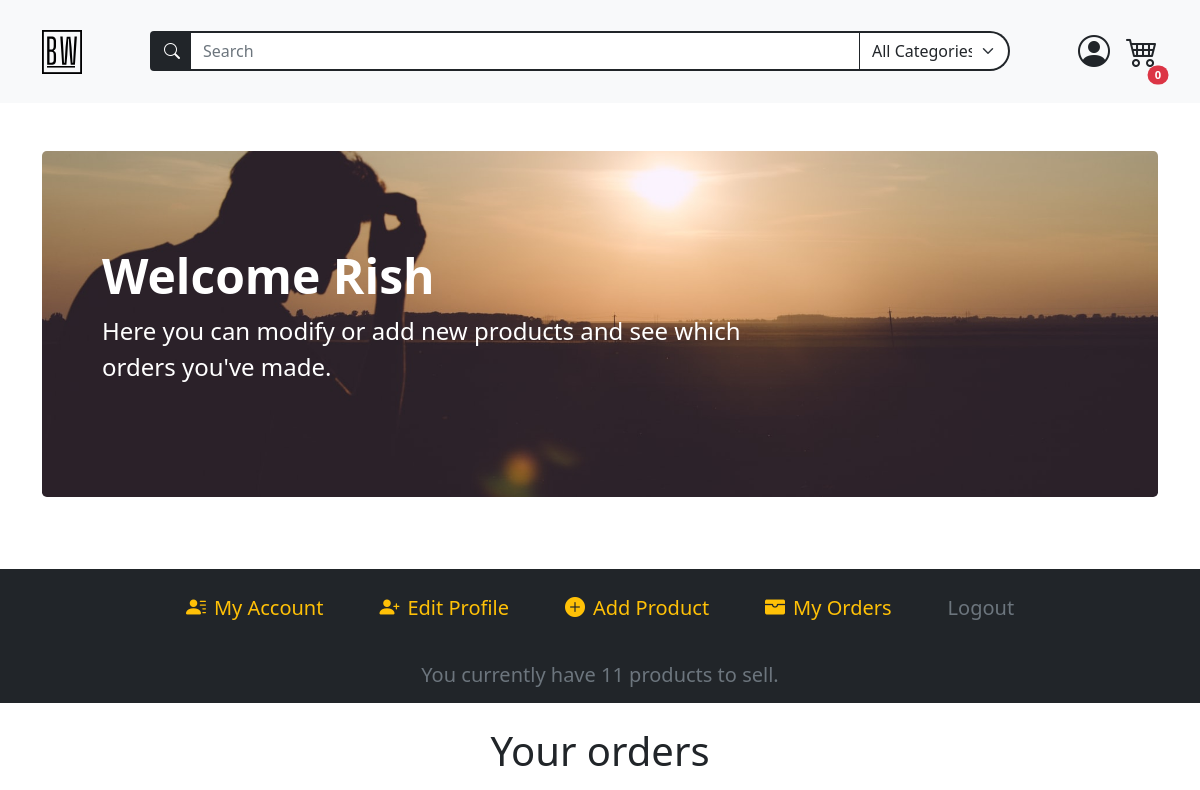
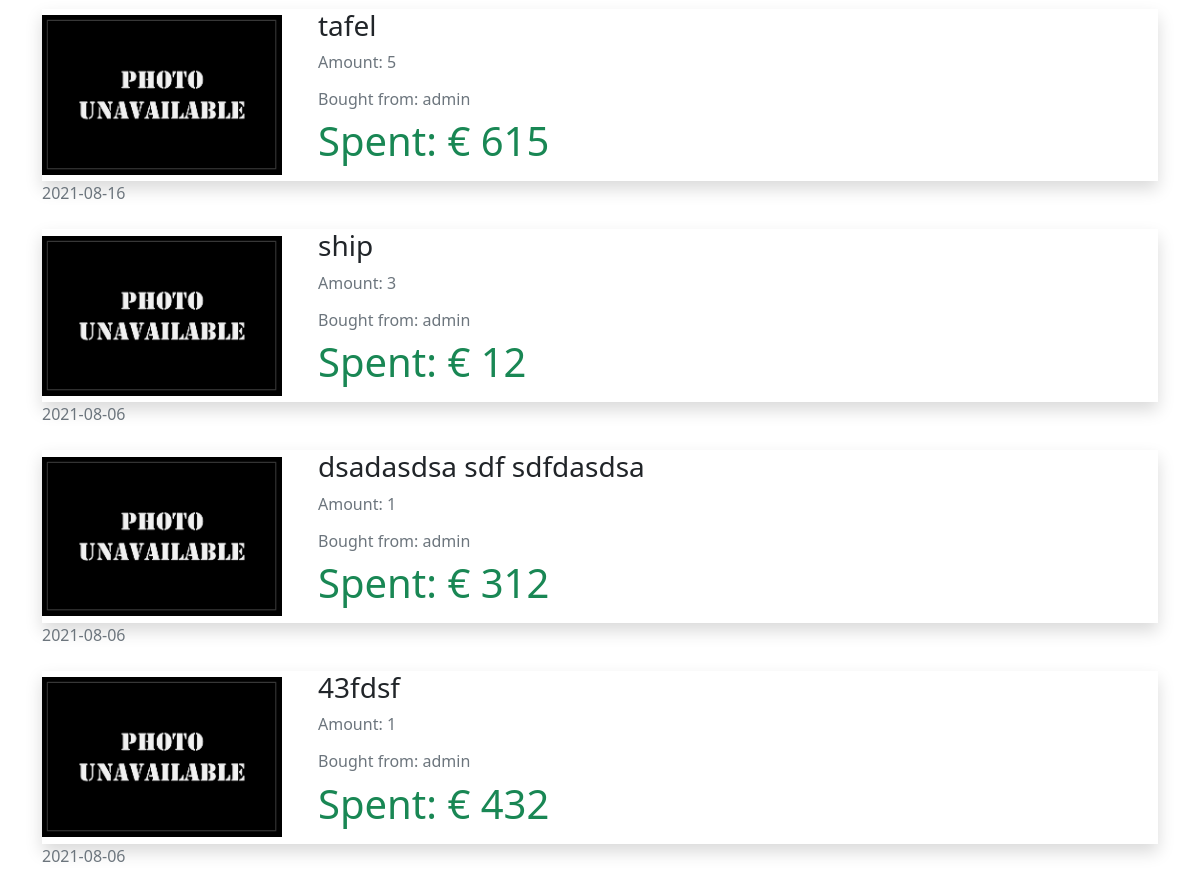
Before: /account/transactions (signed in, upper part) with the older database file (2 pictures, top to bottom).
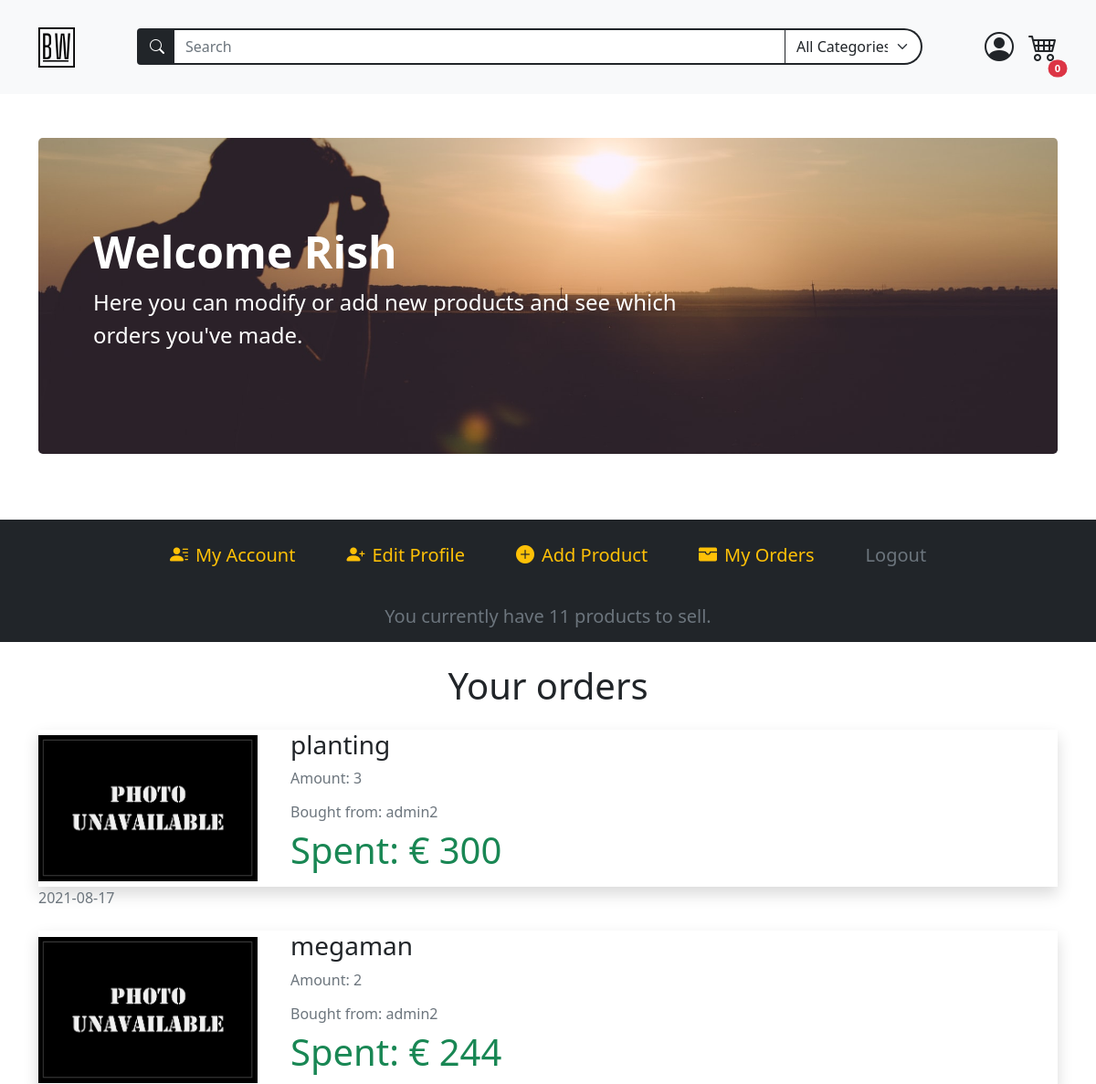
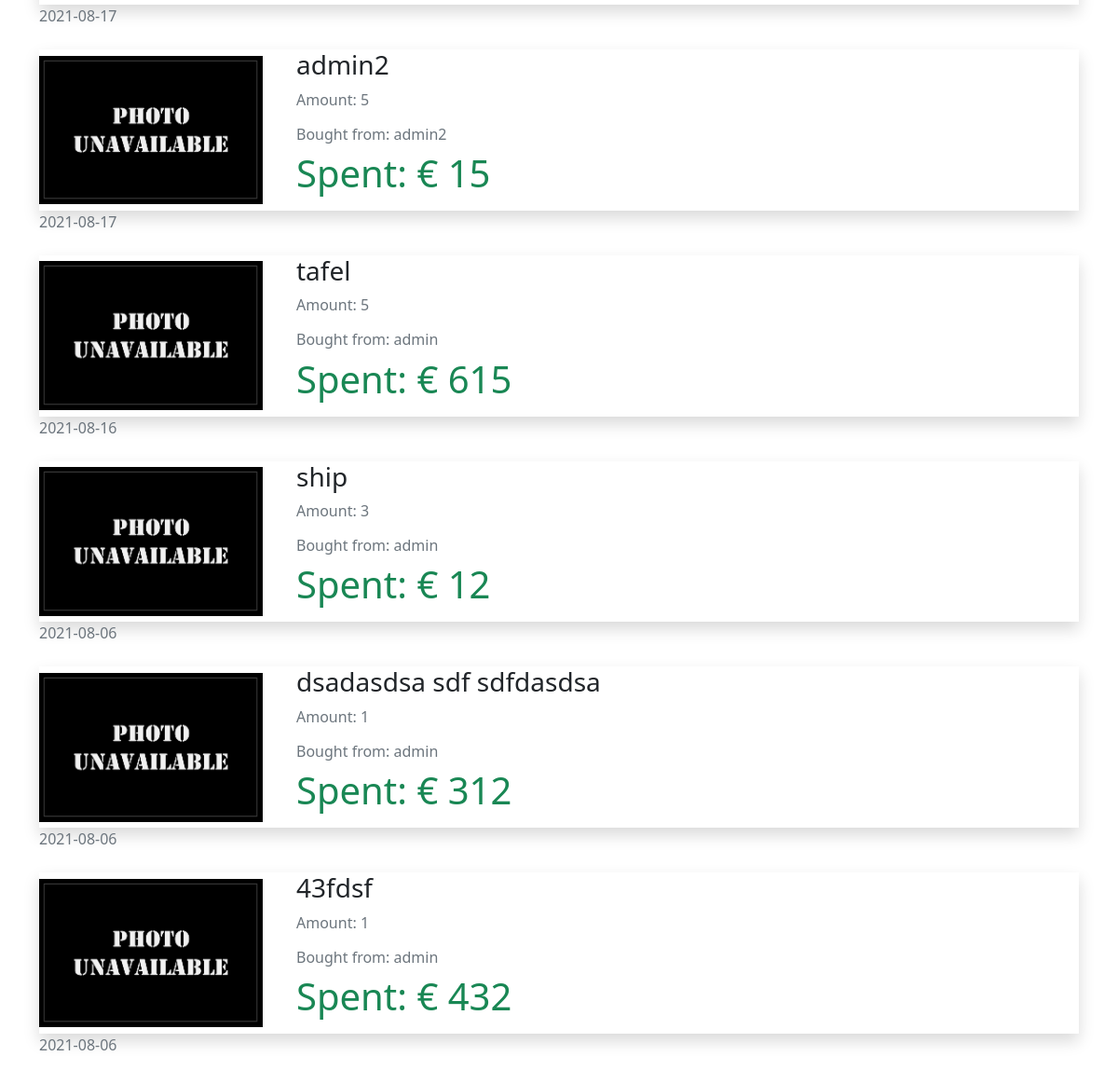
After: the same page with the newer database file (2 pictures, top to bottom).
### models.py (models this page shows)
class BaseModel(db_wrapper.Model):
    class Meta:
        database = db

class Transaction(BaseModel):
    buyer = ForeignKeyField(User, backref="transactions", index=True)
    product_bought = ForeignKeyField(Product, index=True)
    amount_bought = IntegerField()
    transaction_date = DateTimeField(
        formats="%Y-%m-%d %H:%M", default=datetime.utcnow()
    )

class Product(BaseModel):
    name = CharField(max_length=50)
    description = TextField(null=True)
    price_per_unit = DecimalField(
        constraints=[Check("price_per_unit >= 0")],
        decimal_places=2,
        auto_round=True,
        null=True,
        default=0,
        max_digits=10,
    )
    stock = IntegerField(default=1)
    owner = ForeignKeyField(User, backref="products")
    product_pic = CharField(null=True, default="default_product.jpg")
    date_posted = DateTimeField(formats="%Y-%m-%d %H:%M", default=datetime.now())

class User(BaseModel, UserMixin):
    first_name = CharField(index=True, max_length=30, null=True, default="")
    last_name = CharField(max_length=120, null=True, default="")
    address = CharField(max_length=200, null=True, default="")
    city = CharField(max_length=50, null=True, default="")
    country = CharField(max_length=50, null=True)
    cc_number = IntegerField(null=True, default="")
    username = CharField(index=True, max_length=30, unique=True)
    email = CharField(index=True, max_length=50, unique=True)
    password = CharField(max_length=20)
    profile_pic = CharField(null=True, default="default_user.jpg")

### routes.py (the view)
@app.route("/account/transactions")
@login_required
def account_transactions():
    update_account_form = UpdateAccountForm(
        prefix="update_account", country=current_user.country
    )
    add_product_form = AddProductForm(prefix="add-product")
    search_form = SearchForm(prefix="search_form")
    search_form.search_tag.choices = get_alpha_tag_names()
    user_transactions = get_user_transactions(current_user.id)
    return render_template(
        "account_transactions.html",
        add_product_form=add_product_form,
        update_account_form=update_account_form,
        search_form=search_form,
        user_transactions=user_transactions,
        user_products=list_user_products(current_user.id),
        all_products=Product.select(),
    )

### forms.py (shortened to what this page needs)
class UpdateAccountForm(FlaskForm):
    first_name = StringField("Name", validators=[DataRequired(), Length(min=2, max=30)])
    last_name = StringField(
        "Surname", validators=[InputRequired(), Length(min=2, max=120)]
    )
    address = StringField(
        "Address", validators=[InputRequired(), Length(min=8, max=200)]
    )
    city = StringField("City", validators=[InputRequired(), Length(min=2, max=50)])
    country = SelectField(
        "Country",
        choices=["...", "Netherlands", "Belgium", "Germany", "France", "Other"],
        validators=[InputRequired()],
    )
    cc_number = IntegerField("Credit Card Number", validators=[InputRequired()])
    username = StringField(
        "Username",
        validators=[InputRequired(), Length(min=5, max=25)],
    )
    email = EmailField(
        "Email", validators=[InputRequired(), Length(min=5, max=50), Email()]
    )
    profile_pic = FileField(
        "Profile Picture",
        validators=[
            FileAllowed(["jpeg", "jpg", "png"], "Accepts only 'jpg' and 'png' !")
        ],
    )
    update = SubmitField("Update")

### routes.py (called while the page is built)
@login_manager.user_loader
def load_user(user_id):
    return User.get_by_id(user_id)

### templates/account_transactions.html
{% extends "base.html" %} {% block content %} {% include 'account_navbar.html'
%} {% set banner = "hallo" %}
<div class="container mb-3 my-4">
  <h1 class="text-center my-4">Your orders</h1>
  {% for transaction in user_transactions %} {% set product_name =
  transaction.product_bought.name %} {% set amount = transaction.amount_bought
  %} {% set seller = transaction.product_bought.owner.username%} {% set
  date_sold = transaction.transaction_date[:10] %} {% set price =
  transaction.product_bought.price_per_unit %}
  <div class="my-4">
    <section class="d-flex align-items-center my-auto shadow">
      <div>
        <img
          style="width: 240px; height: auto"
          class="img-fluid d-block my-auto"
          src="../static/assets/unavailable.jfif"
          alt=""
        />
      </div>
      <div class="row my-auto ms-4 d-flex flex-row justify-content-between">
        <div>
          <h3>{{product_name}}</h3>
          <p class="text-muted">Amount: {{amount}}</p>
        </div>
        <div>
          <h6 class="text-muted">Bought from: {{seller}}</h6>
          <p class="text-success display-6">Spent: € {{price * amount}}</p>
        </div>
      </div>
    </section>
    <p class="text-muted mb-0">{{date_sold}}</p>
  </div>
  {% endfor %}
</div>
{% endblock content %}

### templates/account_navbar.html (shortened to what this page needs)
<div class="container py-5">
  <div class="p-5 mb-4 bg-dark rounded-3 account-banner banner">
    <div class="container-fluid py-5">
      <h1 class="display-5 fw-bold text-white">
        Welcome {{ current_user.first_name }}
      </h1>
      <p class="col-md-8 fs-4 text-white">
        Here you can modify or add new products and see which orders you've
        made.
      </p>
    </div>
  </div>
</div>
<ul
  class="
    nav
    row row-cols-md-2 row-cols-lg-auto
    justify-content-center
    bg-dark
    py-3
    fs-5
    mx-0
  "
>
  <li class="nav-item d-flex align-items-center justify-content-center">
    <a
      class="nav-link text-warning"
      href="{{url_for('account')}}"
      role="button"
    >
      <span><i class="bi bi-person-lines-fill pe-2"></i>My Account</span>
    </a>
  </li>
  <li class="nav-item d-flex align-items-center justify-content-center">
    <a
      id="collapseAccountBtn"
      class="nav-link text-warning"
      data-bs-toggle="collapse"
      href="#collapseAccountForm"
      role="button"
      aria-expanded="false"
      aria-controls="collapseAccountForm"
    >
      <span
        ><i class="bi bi-person-plus-fill text-warning pe-2"></i>Edit
        Profile</span
      >
    </a>
  </li>
  <li class="nav-item d-flex align-items-center justify-content-center">
    <a
      id="collapseProductFormBtn"
      class="nav-link text-warning"
      data-bs-toggle="collapse"
      href="#collapseProductForm"
      role="button"
      aria-expanded="false"
      aria-controls="collapseProductForm"
      ><span><i class="bi bi-plus-circle-fill pe-2"></i>Add Product</span></a
    >
  </li>
  <li class="nav-item d-flex align-items-center justify-content-center">
    <a
      class="nav-link text-warning"
      href="{{url_for('account_transactions')}}"
      role="button"
    >
      <span><i class="bi bi-wallet-fill pe-2"></i>My Orders</span>
    </a>
  </li>
  <li class="nav-item d-flex align-items-center justify-content-center">
    <a
      class="nav-link text-muted"
      href="{{url_for('logout')}}"
      tabindex="-1"
      aria-disabled="true"
      >Logout</a
    >
  </li>
</ul>
<h1 class="text-center fs-5 bg-dark text-secondary py-3">
  {% if user_products|length == 1 %} You currently have {{ user_products|length
  }} product to sell. {% else %} You currently have {{ user_products|length }}
  products to sell. {% endif %}
</h1>

Changed rows visible on the page:
added Transaction: amount_bought "3", transaction_date "2021-08-17"
added Product: name "planting", price*amount "300"
now on this page (row unchanged): User: username "admin2"
added Transaction: amount_bought "2", transaction_date "2021-08-17"
added Product: name "megaman", price*amount "244"
added Transaction: amount_bought "5", transaction_date "2021-08-17"
added Product: name "admin2", price*amount "15"
